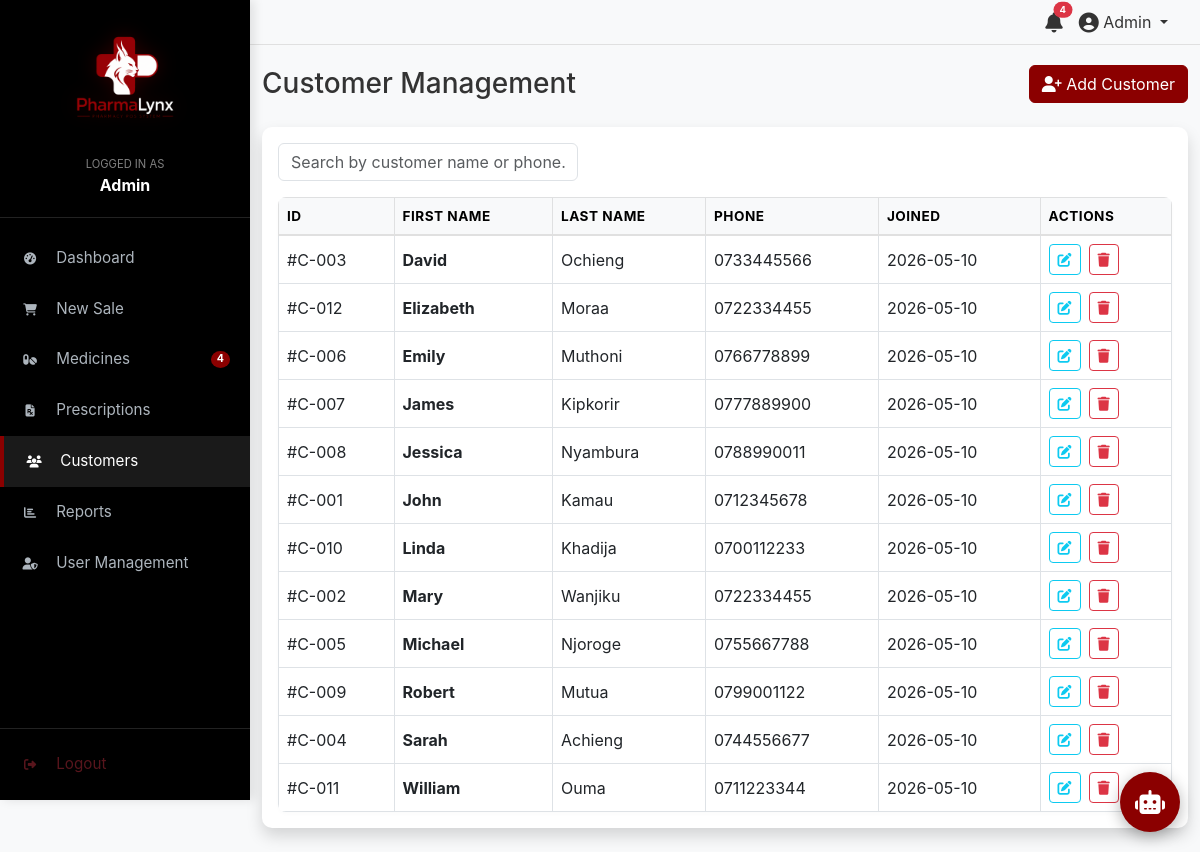
Screenshot of /pages/customers.php (signed in) with the database file from the repository.
### tables this page shows
CREATE TABLE `customers` (
  `id` int(11) NOT NULL AUTO_INCREMENT,
  `first_name` varchar(50) NOT NULL, 
  `last_name` varchar(50) NOT NULL, 
  `phone` varchar(20) DEFAULT NULL,
  `created_at` timestamp NOT NULL DEFAULT current_timestamp(),
  PRIMARY KEY (`id`)
);

### config/paths.php (called while the page is built, shortened)
<?php
if (!defined('PHARMALYNX_PATHS_LOADED')) {
    $current_uri  = $_SERVER['REQUEST_URI'] ?? '/';
    $is_subpage   = (strpos($current_uri, '/pages/') !== false);
    $base_path    = $is_subpage ? '../'         : '';
    $asset_path   = $is_subpage ? '../assets/'  : 'assets/';
    $chatbot_path = $is_subpage ? '../ai-assistant/' : 'ai-assistant/';
}

### pages/customers.php (the view, shortened to what this page needs)
<?php
require_once '../config/paths.php';
require_once '../config/db.php';
include '../includes/header.php';
include '../includes/sidebar.php';
$customers = [];
try {
    $stmt = $conn->query("SELECT * FROM customers ORDER BY first_name ASC");
    $customers = $stmt->fetchAll();
} catch (PDOException $e) {}
?>
<div class="container-fluid">
    <div class="d-sm-flex align-items-center justify-content-between mb-4">
        <h1 class="h3 mb-0 text-gray-800">Customer Management</h1>
        <button class="btn btn-primary mt-2 mt-sm-0" data-bs-toggle="modal" data-bs-target="#addCustomerModal">
            <i class="fas fa-user-plus"></i> Add Customer
        </button>
    </div>
    <div class="card shadow mb-4">
        <div class="card-body p-0 p-sm-3">
            <div class="mb-3">
                <input type="text" id="customerSearch" class="form-control" placeholder="Search by customer name or phone..." style="max-width: 300px;">
            </div>
            <div class="table-responsive">
                <table class="table table-hover table-bordered align-middle mb-0">
                    <thead class="table-light">
                        <tr>
                            <th>ID</th>
                            <th>First Name</th>
                            <th>Last Name</th>
                            <th>Phone</th>
                            <th>Joined</th>
                            <th>Actions</th>
                        </tr>
                    </thead>
                    <tbody>
                        <?php if (empty($customers)): ?>
                            <tr><td colspan="6" class="text-center py-4 text-muted">No customers found.</td></tr>
                        <?php else: ?>
                            <?php foreach ($customers as $customer): ?>
                            <tr>
                                <td>#C-<?php echo str_pad($customer['id'], 3, '0', STR_PAD_LEFT); ?></td>
                                <td class="fw-bold"><?php echo $customer['first_name']; ?></td>
                                <td><?php echo $customer['last_name']; ?></td>
                                <td><?php echo $customer['phone']; ?></td>
                                <td><?php echo date('Y-m-d', strtotime($customer['created_at'])); ?></td>
                                <td>
                                    <div class="d-flex gap-2 align-items-center">
                                        <button class="btn btn-outline-info btn-sm edit-btn"
                                                data-id="<?php echo $customer['id']; ?>"
                                                data-first="<?php echo $customer['first_name']; ?>"
                                                data-last="<?php echo $customer['last_name']; ?>"
                                                data-phone="<?php echo $customer['phone']; ?>"
                                                data-bs-toggle="modal" data-bs-target="#editCustomerModal">
                                            <i class="fas fa-edit"></i>
                                        </button>
                                        <form action="" method="POST" class="d-inline" onsubmit="return confirm('Are you sure?');">
                                            <button type="submit" name="delete_customer" class="btn btn-outline-danger btn-sm"><i class="fas fa-trash"></i></button>
                                        </form>
                                    </div>
                                </td>
                            </tr>
                            <?php endforeach; ?>
                        <?php endif; ?>
                    </tbody>
                </table>
            </div>
        </div>
    </div>
</div>
<?php include '../includes/footer.php'; ?>

### includes/header.php (shortened to what this page needs)
<!DOCTYPE html>
<html lang="en">
<head>
    <link href="https://cdn.jsdelivr.net/npm/bootstrap@5.3.0/dist/css/bootstrap.min.css" rel="stylesheet">
    <link rel="stylesheet" href="https://cdnjs.cloudflare.com/ajax/libs/font-awesome/6.4.0/css/all.min.css">
    <link rel="stylesheet" href="<?php echo $asset_path; ?>css/style.css">
    <link rel="stylesheet" href="<?php echo $chatbot_path; ?>ai-assistant.css">
</head>
<body>
    <div class="wrapper d-flex align-items-stretch">

### includes/sidebar.php (shortened to what this page needs)
<?php
$current_page = basename($_SERVER['PHP_SELF']);
$user_role    = isset($_SESSION['role']) ? $_SESSION['role'] : 'Guest';
$low_stock_count = 0;
$expiring_count  = 0;
try {
    $stmt = $conn->query("SELECT COUNT(*) FROM medicines WHERE quantity < 10");
    $low_stock_count = $stmt->fetchColumn();
    $stmt = $conn->query("SELECT COUNT(*) FROM medicines WHERE expiry_date BETWEEN CURDATE() AND DATE_ADD(CURDATE(), INTERVAL 30 DAY)");
    $expiring_count = $stmt->fetchColumn();
} catch (PDOException $e) {
}
$total_alerts = $low_stock_count + $expiring_count;
?>
<nav id="sidebar">
    <div class="sidebar-header">
        <img src="<?php echo $asset_path; ?>images/logo_original.png" alt="PharmaLynx Logo" style="max-width: 120px; height: auto; display: block; margin: 0 auto; filter: drop-shadow(0 0 10px rgba(139,0,0,0.3));">
        <div class="mt-3 small text-white-50 text-uppercase letter-spacing-1" style="font-size: 0.7em;">Logged in as</div>
        <div class="text-white fw-bold"><?php echo htmlspecialchars($user_role); ?></div>
    </div>
    <ul class="list-unstyled components">
        <li class="<?php echo ($current_page == 'index.php' || $current_page == 'dashboard.php') ? 'active' : ''; ?>">
            <a href="<?php echo $base_path; ?>index.php">
                <span><i class="fas fa-tachometer-alt"></i> Dashboard</span>
            </a>
        </li>
        <li class="<?php echo ($current_page == 'sales.php') ? 'active' : ''; ?>">
            <a href="<?php echo $base_path; ?>pages/sales.php">
                <span><i class="fas fa-shopping-cart"></i> New Sale</span>
            </a>
        </li>
        <li class="<?php echo ($current_page == 'medicines.php') ? 'active' : ''; ?>">
            <a href="<?php echo $base_path; ?>pages/medicines.php">
                <span><i class="fas fa-pills"></i> Medicines</span>
                <?php if ($total_alerts > 0): ?>
                    <span class="badge badge-notification"><?php echo $total_alerts; ?></span>
                <?php endif; ?>
            </a>
        </li>
        <li class="<?php echo ($current_page == 'prescriptions.php') ? 'active' : ''; ?>">
            <a href="<?php echo $base_path; ?>pages/prescriptions.php">
                <span><i class="fas fa-file-prescription"></i> Prescriptions</span>
            </a>
        </li>
        <li class="<?php echo ($current_page == 'customers.php') ? 'active' : ''; ?>">
            <a href="<?php echo $base_path; ?>pages/customers.php">
                <span><i class="fas fa-users"></i> Customers</span>
            </a>
        </li>
        <li class="<?php echo ($current_page == 'reports.php') ? 'active' : ''; ?>">
            <a href="<?php echo $base_path; ?>pages/reports.php">
                <span><i class="fas fa-chart-bar"></i> Reports</span>
            </a>
        </li>
        <?php if ($user_role === 'Admin'): ?>
        <li class="<?php echo ($current_page == 'users.php') ? 'active' : ''; ?>">
            <a href="<?php echo $base_path; ?>pages/users.php">
                <span><i class="fas fa-user-shield"></i> User Management</span>
            </a>
        </li>
        <?php endif; ?>
    </ul>
    <div class="sidebar-footer">
        <ul class="list-unstyled m-0">
            <li>
                <a href="<?php echo $base_path; ?>logout.php" class="text-danger-emphasis">
                    <span><i class="fas fa-sign-out-alt"></i> Logout</span>
                </a>
            </li>
        </ul>
    </div>
</nav>
<div id="content">
    <nav class="navbar navbar-expand-lg navbar-light bg-light">
        <div class="container-fluid">
            <div class="ms-auto d-flex align-items-center">
                <div class="dropdown me-3">
                    <a class="nav-link position-relative" href="#" role="button" data-bs-toggle="dropdown">
                        <i class="fas fa-bell fa-lg text-gray-600"></i>
                        <?php if ($total_alerts > 0): ?>
                            <span class="position-absolute top-0 start-100 translate-middle badge rounded-pill bg-danger" style="font-size: 0.6em;">
                                <?php echo $total_alerts; ?>
                            </span>
                        <?php endif; ?>
                    </a>
                </div>
                <div class="dropdown">
                    <a class="nav-link dropdown-toggle" href="#" role="button" data-bs-toggle="dropdown">
                        <i class="fas fa-user-circle fa-lg"></i> <?php echo htmlspecialchars($user_role); ?>
                    </a>
                </div>
            </div>
        </div>
    </nav>

### includes/footer.php (shortened to what this page needs)
    </div>
    <?php
    $chatbot_ui_file = dirname(__FILE__) . '/../ai-assistant/ai-assistant-ui.php';
    if (file_exists($chatbot_ui_file)) {
        include $chatbot_ui_file;
    }
    ?>
</body>
</html>

### ai-assistant/ai-assistant-ui.php (shortened to what this page needs)
<div id="chatbot-container">
    <button id="chatbot-toggle" type="button" aria-label="Toggle Pharmalynx AI chat">
        <i class="fas fa-robot"></i>
    </button>
</div>

### assets/css/style.css (style rules this page uses)
:root { --sidebar-bg: #000000; --sidebar-active: #ffffff; --accent-red: #8b0000; --accent-red-hover: #a50000; --main-bg: #f8f9fa; --text-dark: #333333; --text-light: #ffffff; --border-color: #e0e0e0; --transition-speed: 0.3s; }
body { font-family: 'Inter', 'Segoe UI', system-ui, -apple-system, sans-serif; background-color: var(--main-bg); color: var(--text-dark); margin: 0; overflow-x: hidden; padding-top: env(safe-area-inset-top); -webkit-font-smoothing: antialiased; -moz-osx-font-smoothing: grayscale; }
.navbar { padding-top: max(10px, env(safe-area-inset-top)); padding-bottom: 10px; }
#sidebar { min-width: 250px; max-width: 250px; background: var(--sidebar-bg); color: var(--text-light); -webkit-transition: all 0.3s cubic-bezier(0.4, 0, 0.2, 1); transition: all 0.3s cubic-bezier(0.4, 0, 0.2, 1); height: 100vh; position: fixed; z-index: 1050; display: -webkit-box; display: -ms-flexbox; display: flex; -webkit-box-orient: vertical; -webkit-box-direction: normal; -ms-flex-direction: column; flex-direction: column; -webkit-box-shadow: 4px 0 10px rgba(0,0,0,0.1); box-shadow: 4px 0 10px rgba(0,0,0,0.1); }
#sidebar .sidebar-header { padding: 20px; background: #000000; text-align: center; border-bottom: 1px solid #222; }
#sidebar .sidebar-header img { max-width: 100px; height: auto; }
#sidebar ul.components { padding: 15px 0; flex-grow: 1; overflow-y: auto; }
#sidebar ul li a { padding: 14px 20px; font-size: 0.95em; display: flex; align-items: center; color: #adb5bd; text-decoration: none; transition: 0.3s; -webkit-tap-highlight-color: transparent; }
#sidebar ul li.active > a { color: var(--sidebar-active); background: rgba(255, 255, 255, 0.1); border-left: 4px solid var(--accent-red); }
#sidebar ul li a i { margin-right: 12px; font-size: 0.8em; width: 20px; text-align: center; }
.sidebar-footer { padding: 10px 0; border-top: 1px solid #222; }
#content { width: calc(100% - 250px); min-height: 100vh; transition: all 0.3s; margin-left: 250px; background: var(--main-bg); }
.navbar { padding: 10px 20px; padding-top: max(10px, env(safe-area-inset-top)); background: #fff; border-bottom: 1px solid var(--border-color); margin-bottom: 20px; position: sticky; top: 0; z-index: 1000; }
.btn-primary, .btn-danger, .btn-login { background-color: var(--accent-red) !important; border-color: var(--accent-red) !important; color: #fff !important; }
.table-responsive { border-radius: 8px; background: #fff; -webkit-box-shadow: 0 2px 4px rgba(0,0,0,0.02); box-shadow: 0 2px 4px rgba(0,0,0,0.02); overflow-x: auto; -webkit-overflow-scrolling: touch; -ms-overflow-style: -ms-autohiding-scrollbar; }
.table thead th { background-color: #f8f9fa; border-bottom: 2px solid var(--border-color); font-size: 0.85em; text-transform: uppercase; letter-spacing: 0.5px; white-space: nowrap; }
.table td { white-space: nowrap; }
.card { border: none; border-radius: 10px; box-shadow: 0 4px 12px rgba(0,0,0,0.05); margin-bottom: 20px; }
.badge-notification { font-size: 0.7em; padding: 3px 6px; border-radius: 50%; background-color: var(--accent-red) !important; margin-left: auto; }

### ai-assistant/ai-assistant.css (style rules this page uses)
#chatbot-container { position: fixed; bottom: 20px; right: 20px; z-index: 9999; font-family: 'Segoe UI', Tahoma, Geneva, Verdana, sans-serif; }
#chatbot-toggle { width: 60px; height: 60px; background-color: #8b0000; border-radius: 50%; display: flex; align-items: center; justify-content: center; color: white; font-size: 24px; cursor: pointer; box-shadow: 0 4px 15px rgba(0,0,0,0.3); transition: transform 0.3s ease; border: none; padding: 0; pointer-events: auto; z-index: 10000; font-family: 'Segoe UI', Tahoma, Geneva, Verdana, sans-serif; }

### rows the page displays
customers: id "003", first_name "David", last_name "Ochieng", phone "0733445566", created_at "2026-05-10"
customers: id "012", first_name "Elizabeth", last_name "Moraa", phone "0722334455", created_at "2026-05-10"
customers: id "006", first_name "Emily", last_name "Muthoni", phone "0766778899", created_at "2026-05-10"
customers: id "007", first_name "James", last_name "Kipkorir", phone "0777889900", created_at "2026-05-10"
customers: id "008", first_name "Jessica", last_name "Nyambura", phone "0788990011", created_at "2026-05-10"
customers: id "001", first_name "John", last_name "Kamau", phone "0712345678", created_at "2026-05-10"
customers: id "010", first_name "Linda", last_name "Khadija", phone "0700112233", created_at "2026-05-10"
customers: id "002", first_name "Mary", last_name "Wanjiku", phone "0722334455", created_at "2026-05-10"
customers: id "005", first_name "Michael", last_name "Njoroge", phone "0755667788", created_at "2026-05-10"
customers: id "009", first_name "Robert", last_name "Mutua", phone "0799001122", created_at "2026-05-10"
customers: id "004", first_name "Sarah", last_name "Achieng", phone "0744556677", created_at "2026-05-10"
customers: id "011", first_name "William", last_name "Ouma", phone "0711223344", created_at "2026-05-10"

### other values shown
$user_role "Admin"
$total_alerts "4"
